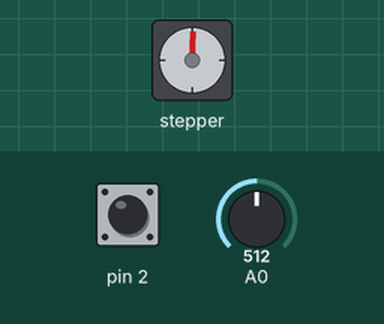
This sketch was run on a simulated Arduino Uno, built with avr-gcc and run on an emulated ATmega328P. Shown: stepper motor. Inputs (shaded band) come from the test bench; at power-on: A0 = 512, pin 2 HIGH. Stepper angles assume 800 steps per turn.

Above: at 1.25 s.
1.3 s: A0 set to 0
2.8 s: A0 set to 122
At 2.95 s:
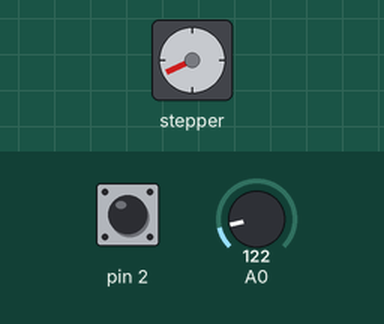
At 3.55 s:
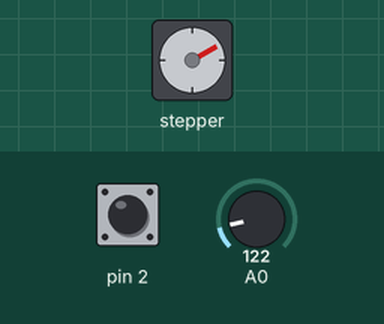
5.8 s: pin 2 pulled LOW for 0.15 s
At 6.26 s:
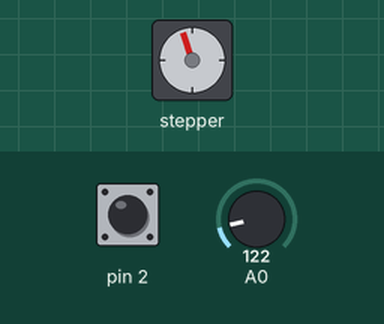
8.9 s: pin 2 pulled LOW for 1 s
Timing chart, 0 to 16.9 s (numbered marks = the images above; inputs shaded):
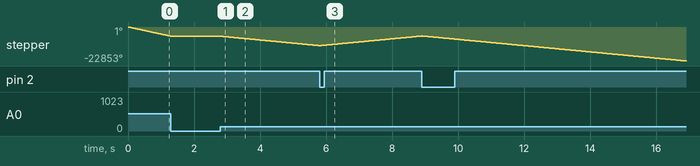

The sketch:

DKdcBUOC.ino
```cpp
#include <Stepper.h>
Stepper myStepper(800, 3,4);
int chieu = 0;
void setup() {
  pinMode(2, INPUT_PULLUP);
  attachInterrupt(digitalPinToInterrupt(2), Check, FALLING);
}
void loop() {
  int motorSpeed = map(analogRead(A0), 0, 1023, 0, 4*1000);
  if (motorSpeed > 0) {
  myStepper.step( chieu ? 800/100 : -800/100);
  myStepper.setSpeed(motorSpeed);
  }
}
void Check(){
  chieu = !chieu;
  delay(500);
}
```

Measured:
- after the input at 1.3 s, stepper: stops changing and stays -6232°
- after the input at 2.8 s, stepper: keeps turning counter-clockwise at about 2106°/s, starting at once
- by itself, stepper: keeps turning counter-clockwise at about 4797°/s
